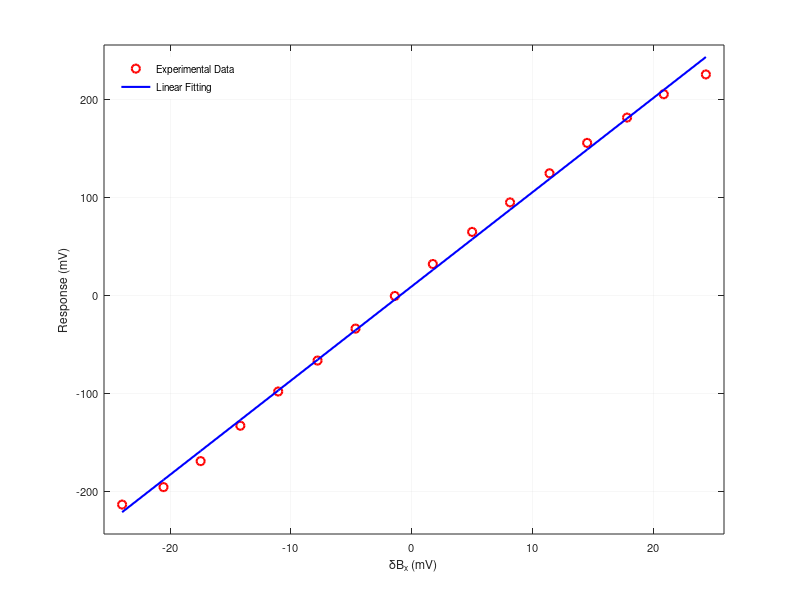

Here is the MATLAB script that generated this plot:
close all;
clear

output_signal = 1000*[-0.21333163, -0.19551727, -0.16902607, -0.13298353, -0.09805645, -0.06653739, -0.03396135, -0.00069394, 0.03189366, 0.06463162, 0.09472103, 0.12440308, 0.15536378, 0.18118032, 0.20497607, 0.22515883];
input_signal = 1000*[-0.02397438, -0.02054708, -0.01747318, -0.01418403, -0.01105037, -0.00779206, -0.00464684, -0.00139431, 0.00175349, 0.00500858, 0.00814738, 0.01141726, 0.01453293, 0.0178375, 0.02087863, 0.0243644];

% Set the figure size and position
figure('Units', 'centimeters', 'Position', [2, 2, 10, 8]);

% Plot the input-output relationship
plot(input_signal, output_signal, 'ko','LineWidth', 1.5, 'MarkerSize', 6, 'MarkerFaceColor', 'w', 'MarkerEdgeColor', 'r'); % Adjust marker size, marker face color, and marker edge color
hold on;

% Perform linear fitting
coefficients = polyfit(input_signal, output_signal, 1);
fit_line = polyval(coefficients, input_signal);

% Plot the linear fitting line
plot(input_signal, fit_line, 'b-', 'LineWidth', 1.5); % Adjust line color and width

% Add labels and title
xlabel('\deltaB_x (mV)', 'FontSize', 10); % Adjust font size
ylabel('Response (mV)', 'FontSize', 10); % Adjust font size
%title('Linear Fitting', 'FontSize', 12, 'FontWeight', 'bold'); % Adjust font size and add bold font weight

% Add legend
legend('Experimental Data', 'Linear Fitting', 'FontSize', 8, 'Box', 'off', 'Location', 'northwest'); % Adjust font size

% Customize grid appearance
grid on;
gridLineColor = [0.8, 0.8, 0.8]; % RGB values for grid line color
gridLineWidth = 0.5;
set(gca, 'GridColor', gridLineColor, 'LineWidth', gridLineWidth, 'FontSize', 8); % Adjust font size

% Adjust axis limits if needed
xlim([min(input_signal)-1.5, max(input_signal)+1.5]);
ylim([min(output_signal)-30, max(output_signal)+30]);

% Set y-ticks in increments of 5
yticks([-200,-100,0,100,200]);
%yticklabels(min(output_signal)-30:5:max(output_signal)+30);

% Extract the slope
% Extract the slope and intercept
slope = coefficients(1);
intercept = coefficients(2);

disp(['The slope (k) of the linear line is: ' num2str(slope)]);
disp(['The intercept (b) of the linear line is: ' num2str(intercept)]);
print('./result/fig3', '-dpng', '-r600'); % Specify the desired image format and resolution
